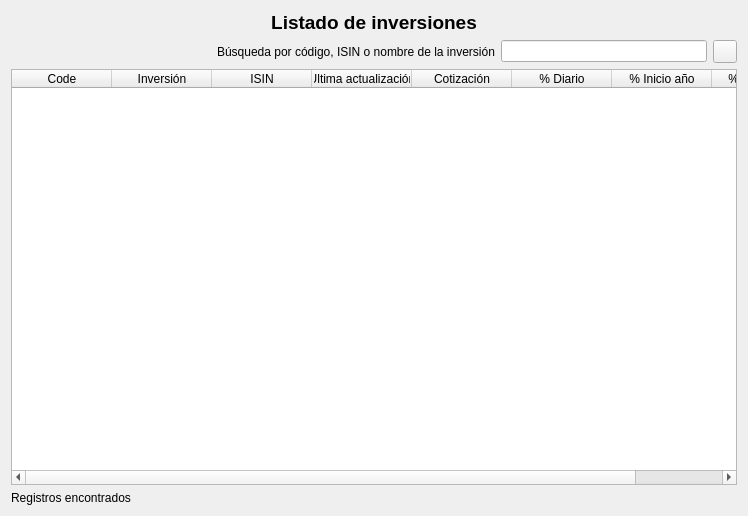
<?xml version="1.0" encoding="UTF-8"?>
<ui version="4.0">
 <class>wdgInversionesMS</class>
 <widget class="QWidget" name="wdgInversionesMS">
  <property name="geometry">
   <rect>
    <x>0</x>
    <y>0</y>
    <width>748</width>
    <height>516</height>
   </rect>
  </property>
  <property name="windowTitle">
   <string>Form</string>
  </property>
  <layout class="QHBoxLayout" name="horizontalLayout_2">
   <item>
    <layout class="QVBoxLayout" name="verticalLayout">
     <item>
      <widget class="QLabel" name="lbl">
       <property name="font">
        <font>
         <pointsize>14</pointsize>
         <weight>75</weight>
         <bold>true</bold>
        </font>
       </property>
       <property name="text">
        <string>Listado de inversiones</string>
       </property>
       <property name="alignment">
        <set>Qt::AlignCenter</set>
       </property>
      </widget>
     </item>
     <item>
      <layout class="QHBoxLayout" name="horizontalLayout">
       <item>
        <spacer name="horizontalSpacer">
         <property name="orientation">
          <enum>Qt::Horizontal</enum>
         </property>
         <property name="sizeHint" stdset="0">
          <size>
           <width>40</width>
           <height>20</height>
          </size>
         </property>
        </spacer>
       </item>
       <item>
        <widget class="QLabel" name="label">
         <property name="text">
          <string>Búsqueda por código, ISIN o nombre de la inversión</string>
         </property>
        </widget>
       </item>
       <item>
        <widget class="QLineEdit" name="txt"/>
       </item>
       <item>
        <widget class="QToolButton" name="cmd">
         <property name="icon">
          <iconset resource="../images/xulpymoney.qrc">
           <normaloff>:/xulpymoney/search.png</normaloff>:/xulpymoney/search.png</iconset>
         </property>
        </widget>
       </item>
      </layout>
     </item>
     <item>
      <widget class="myQTableWidget" name="tblInversiones">
       <property name="contextMenuPolicy">
        <enum>Qt::CustomContextMenu</enum>
       </property>
       <property name="alternatingRowColors">
        <bool>true</bool>
       </property>
       <attribute name="horizontalHeaderStretchLastSection">
        <bool>false</bool>
       </attribute>
       <attribute name="verticalHeaderVisible">
        <bool>false</bool>
       </attribute>
       <column>
        <property name="text">
         <string>Code</string>
        </property>
       </column>
       <column>
        <property name="text">
         <string>Inversión</string>
        </property>
       </column>
       <column>
        <property name="text">
         <string>ISIN</string>
        </property>
       </column>
       <column>
        <property name="text">
         <string>Última actualización</string>
        </property>
       </column>
       <column>
        <property name="text">
         <string>Cotización</string>
        </property>
       </column>
       <column>
        <property name="text">
         <string>% Diario</string>
        </property>
       </column>
       <column>
        <property name="text">
         <string>% Inicio año</string>
        </property>
       </column>
       <column>
        <property name="text">
         <string>% Dividendo</string>
        </property>
       </column>
      </widget>
     </item>
     <item>
      <widget class="QLabel" name="lblFound">
       <property name="text">
        <string>Registros encontrados</string>
       </property>
      </widget>
     </item>
    </layout>
   </item>
  </layout>
  <action name="actionInversionEstudio">
   <property name="icon">
    <iconset resource="../images/xulpymoney.qrc">
     <normaloff>:/xulpymoney/history.png</normaloff>:/xulpymoney/history.png</iconset>
   </property>
   <property name="text">
    <string>Estudio de la Inversión</string>
   </property>
  </action>
  <action name="actionOrdenarTPCDiario">
   <property name="icon">
    <iconset>
     <normaloff>:/images/document-preview.png</normaloff>:/images/document-preview.png</iconset>
   </property>
   <property name="text">
    <string>% Diario</string>
   </property>
  </action>
  <action name="actionOrdenarTPCAnual">
   <property name="icon">
    <iconset>
     <normaloff>:/images/document-preview.png</normaloff>:/images/document-preview.png</iconset>
   </property>
   <property name="text">
    <string>% Anual</string>
   </property>
  </action>
  <action name="actionOrdenarName">
   <property name="icon">
    <iconset>
     <normaloff>:/images/document-preview.png</normaloff>:/images/document-preview.png</iconset>
   </property>
   <property name="text">
    <string>Nombre</string>
   </property>
  </action>
  <action name="actionOrdenarDividendo">
   <property name="icon">
    <iconset>
     <normaloff>:/images/document-preview.png</normaloff>:/images/document-preview.png</iconset>
   </property>
   <property name="text">
    <string>Dividendo</string>
   </property>
  </action>
  <action name="actionOrdenarHora">
   <property name="icon">
    <iconset>
     <normaloff>:/images/document-preview.png</normaloff>:/images/document-preview.png</iconset>
   </property>
   <property name="text">
    <string>Hora</string>
   </property>
  </action>
  <action name="actionIbex35">
   <property name="icon">
    <iconset resource="../images/xulpymoney.qrc">
     <normaloff>:/countries/spain.gif</normaloff>:/countries/spain.gif</iconset>
   </property>
   <property name="text">
    <string>Ibex 35</string>
   </property>
  </action>
  <action name="actionInversionNueva">
   <property name="icon">
    <iconset resource="../images/xulpymoney.qrc">
     <normaloff>:/xulpymoney/add.png</normaloff>:/xulpymoney/add.png</iconset>
   </property>
   <property name="text">
    <string>Nueva Inversión manual</string>
   </property>
   <property name="toolTip">
    <string>El sistema crea las inversiones automáticamente
según los Sources seleccionados en /etc/myquotes/config.py.
Si quiere introducir una inversión manualmente y meter los
datos manualmente, seleccione esta opción.</string>
   </property>
  </action>
  <action name="actionInversionModificar">
   <property name="icon">
    <iconset resource="../images/xulpymoney.qrc">
     <normaloff>:/xulpymoney/document-edit.png</normaloff>:/xulpymoney/document-edit.png</iconset>
   </property>
   <property name="text">
    <string>Editar Inversión manual</string>
   </property>
   <property name="toolTip">
    <string>El sistema crea las inversiones automáticamente
según los Sources seleccionados en /etc/myquotes/config.py.
Si quiere modificar una inversión insertada manualmente,
seleccione esta opción.</string>
   </property>
  </action>
  <action name="actionInversionBorrar">
   <property name="icon">
    <iconset resource="../images/xulpymoney.qrc">
     <normaloff>:/xulpymoney/list-remove.png</normaloff>:/xulpymoney/list-remove.png</iconset>
   </property>
   <property name="text">
    <string>Borrar Inversión</string>
   </property>
   <property name="toolTip">
    <string>Si esta inversión es automática se borrará pero el sistema 
volvera a generarla.

Si esta inversión es manual se borrará y desaparecerá del
sistema.</string>
   </property>
  </action>
  <action name="actionFavoritos">
   <property name="icon">
    <iconset resource="../images/xulpymoney.qrc">
     <normaloff>:/xulpymoney/star.png</normaloff>:/xulpymoney/star.png</iconset>
   </property>
   <property name="text">
    <string>Añadir a favoritos</string>
   </property>
   <property name="toolTip">
    <string>Añadir a favoritos</string>
   </property>
  </action>
  <action name="actionMergeCodes">
   <property name="icon">
    <iconset>
     <normaloff>:/images/cakes.png</normaloff>:/images/cakes.png</iconset>
   </property>
   <property name="text">
    <string>Combina códigos seleccionados</string>
   </property>
  </action>
  <action name="actionQuoteNew">
   <property name="icon">
    <iconset resource="../images/xulpymoney.qrc">
     <normaloff>:/xulpymoney/add.png</normaloff>:/xulpymoney/add.png</iconset>
   </property>
   <property name="text">
    <string>Nueva cotización</string>
   </property>
   <property name="toolTip">
    <string>Nueva cotización</string>
   </property>
  </action>
  <action name="actionDividendoEstimacionNueva">
   <property name="icon">
    <iconset>
     <normaloff>:/images/item_add.png</normaloff>:/images/item_add.png</iconset>
   </property>
   <property name="text">
    <string>Nueva estimación de dividendo</string>
   </property>
   <property name="toolTip">
    <string>Nueva estimación de dividendo</string>
   </property>
  </action>
 </widget>
 <customwidgets>
  <customwidget>
   <class>myQTableWidget</class>
   <extends>QTableWidget</extends>
   <header location="global">myqtablewidget</header>
  </customwidget>
 </customwidgets>
 <tabstops>
  <tabstop>txt</tabstop>
  <tabstop>tblInversiones</tabstop>
 </tabstops>
 <resources>
  <include location="../images/xulpymoney.qrc"/>
 </resources>
 <connections/>
</ui>
